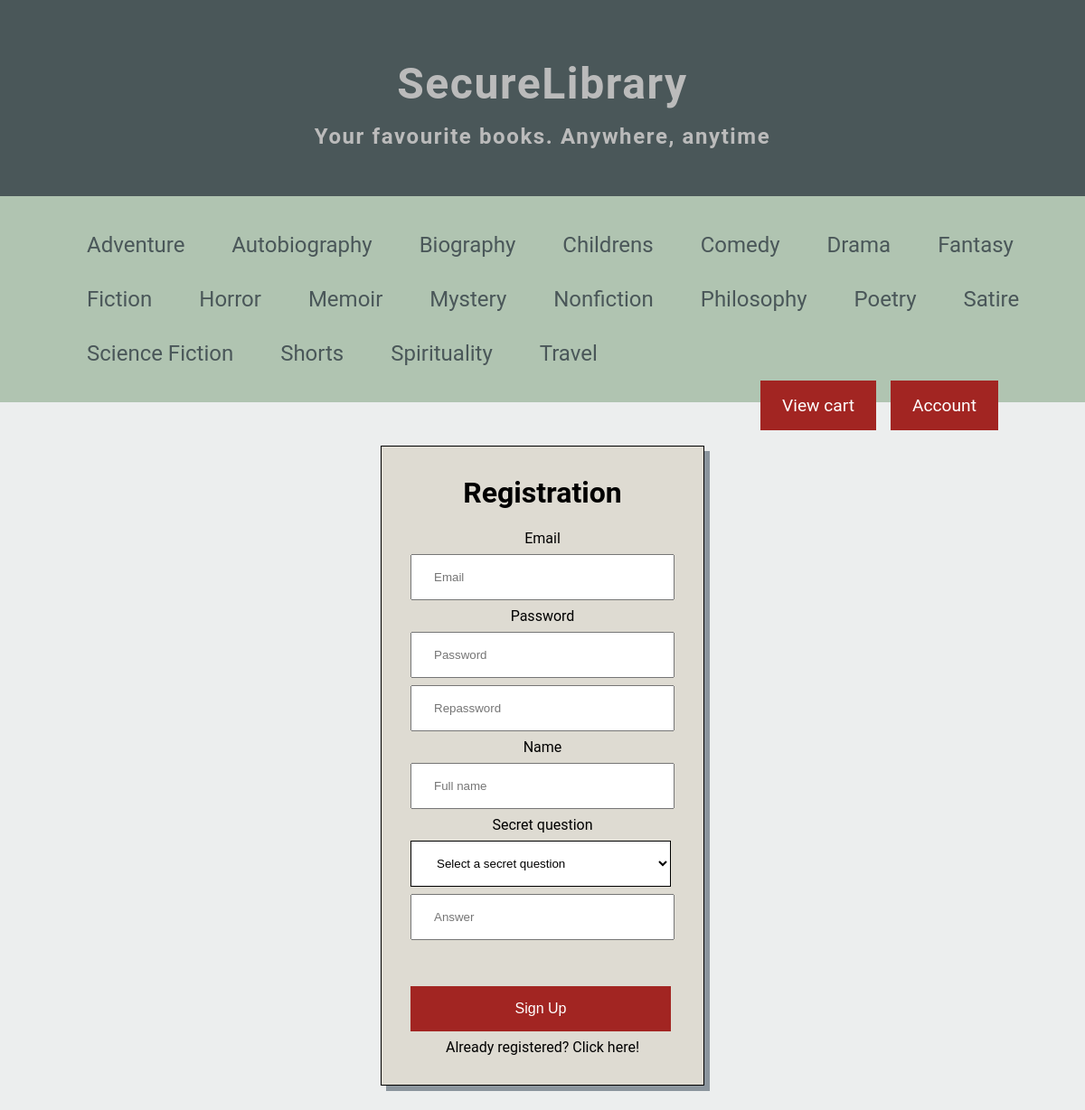
/registration_form.php, run on the app's committed database.
### tables this page shows
CREATE TABLE `genres` (
  `id` int PRIMARY KEY AUTO_INCREMENT,
  `name` varchar(255)
);

### public_html/includes/functions.php (called while the page is built, shortened)
<?php
require_once "includes/db_connect.php";
function get_all_genres(){
    global $mysqli;
    return $mysqli->query("SELECT * FROM genres ORDER BY name ASC");
}
?>

### public_html/registration_form.php (the view, shortened to what this page needs)
<?php
require_once("includes/functions.php");
?>
<!DOCTYPE html>
<html>
<head>
    <?php include "includes/include.php" ?>
</head>
<body>
    <?php include "includes/header.php" ?>
    <main class="form-page" type="registration">
        <form action="./registration.php" name="form_registration" method="post" class="stage-form" onsubmit="registrate()">
            <h1>
                Registration
            </h1>
            <div class="form-field">
                <label for="email">Email</label>
                <input type="email" class="registrationInput"
                name="email" placeholder="Email"
                pattern="^[a-zA-Z0-9\-_\.\+]+@[a-zA-Z0-9\-_\.\+]+(\.[a-zA-Z0-9\-_\.\+]+)+$"
                oninput="validate(this);"/>
            </div>
            <div class="form-field">
                <label for="password">Password</label>
                <div class="password-field password-strength">
                    <input class="registrationInput" name="password" placeholder="Password" type="password" id="password" pattern="(?=.*\d)(?=.*[a-z])(?=.*[A-Z]).{6,127}" oninput="validate(this); update_security(this, 'password-counter');" />
                </div>
            </div>
            <div class="form-field">
                <input class="registrationInput" name="repassword" type="password" placeholder="Repassword" pattern="(?=.*\d)(?=.*[a-z])(?=.*[A-Z]).{6,127}" oninput="check_match(this, 'password');"/>
            </div>
            <div class="form-field">
                <label for="name">Name</label>
                <input class="registrationInput" name="name" placeholder="Full name" pattern='^[^\^<,"@\/\{\}\(\)\*$%\?=>:|;#]+$' oninput="validate(this);" />
            </div>
            <div class="form-field">
                <label for="secretQuestion">Secret question</label>
                <select name="secretQuestion" onchange="showCustomSecretQuestion(this)">
                    <option disabled selected>Select a secret question</option>
                </select>
            </div>
            <div class="form-field">
                <input class="registrationInput" name="answer" placeholder="Answer" />
            </div>
            <div class="account_creation">
                <div class="form-group">
                    <div class="form-field">
                </div>
            </div>
            <button type="submit" value="Sign Up" class="btn-form">Sign Up</button>
            <a href="./login_form.php"> Already registered? Click here!</a>
        </form>
    </main>
</body>
</html>

### public_html/includes/navbar.php
<nav>
    <ul>
        <?php
        $genres = get_all_genres();
        if ($genres) {
            while ($row = $genres->fetch_array()) {
        ?>
                <li class='menu-entry'>
                    <a href="<?php echo "search.php?genre=" . $row['id'] ?>">
                        <?php echo $row['name'] ?>
                    </a>
                </li>
        <?php
            }
        }
        ?>
    </ul>
    <div class="menu-cart">
        <a href="profile.php">
            Account
        </a>
        <a href="cart.php">
            View cart
        </a>
    </div>
</nav>

### public_html/css/custom.css (style rules this page uses)
html { font-family: 'Roboto', sans-serif; }
html, body { margin: 0; padding: 0; border: 0; outline: 0; font-size: 100%; vertical-align: baseline; background: transparent; }
body { background-color: #eceeee; }
a { text-decoration: none; color: inherit; }
nav { background-color: #B0C4B1; padding: 1.5rem 2rem; }
nav ul { margin: 0; }
nav li { display: inline-block; margin-top: 1rem; margin-bottom: 1rem; font-size: 1.5rem; }
nav a { padding: 1rem 1.5rem; color: #4A5759; }
main { padding: 0 6rem; padding-bottom: 8rem; }
.menu-cart { margin-right: 3rem; }
.menu-cart a, .cart-buy-button a, .profile-links a { background-color: #A22522; float: right; padding: 1rem 1.5rem; margin-right: 1rem; color: white; font-size: 1.2rem; }
main { clear: both; }
.stage-form { width: intrinsic; width: -moz-max-content; width: -webkit-max-content; margin: auto; margin-top: 3rem; background-color: #DEDBD2; border: 1px solid black; box-shadow: 6px 6px #8b959d; text-align: center; padding: 2rem 1rem; }
.stage-form input, .stage-form select, .stage-form button { display: block; margin: 0.5rem 1rem; padding: 1rem 1.5rem; width: 15rem; }
.stage-form button { background-color: #A22522; color: white; border: none; font-size: 1rem; width: 18rem; display: block; margin-top: 1.5rem; }
.stage-form select { display: block; background-color: white; border: 1px solid black; color: black; width: 18rem; }
.stage-form h1 { margin-top: 0rem; }
.account_creation { text-align: center; }

### data on the page
genres: name "Adventure"
genres: name "Autobiography"
genres: name "Biography"
genres: name "Childrens"
genres: name "Comedy"
genres: name "Drama"
genres: name "Fantasy"
genres: name "Fiction"
genres: name "Horror"
genres: name "Memoir"
genres: name "Mystery"
genres: name "Nonfiction"
genres: name "Philosophy"
genres: name "Poetry"
genres: name "Satire"
genres: name "Science Fiction"
genres: name "Shorts"
genres: name "Spirituality"
genres: name "Travel"
